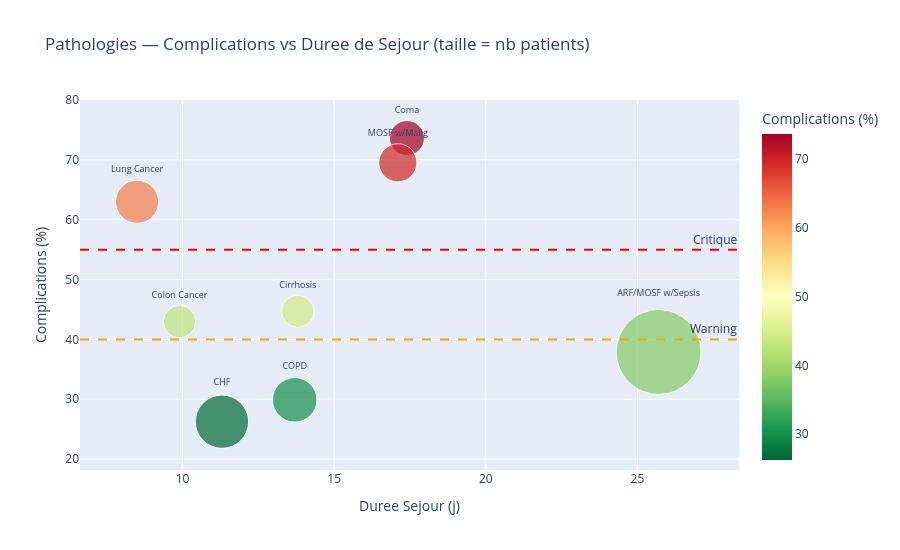

The code cell stored with this chart in its notebook:
### Code cell
# ── Bubble Chart pathologies : complications vs duree vs cout
path_df = pd.DataFrame(kpis_path)
fig_b = px.scatter(path_df,
    x='duree_sejour_moy_j', y='taux_complication_pct',
    size='n_patients', color='taux_complication_pct',
    color_continuous_scale='RdYlGn_r',
    hover_name='pathologie', hover_data={'cout_moyen_eur':True,'n_patients':True},
    text='pathologie', size_max=60,
    title='Pathologies — Complications vs Duree de Sejour (taille = nb patients)',
    labels={'duree_sejour_moy_j':'Duree Sejour (j)','taux_complication_pct':'Complications (%)'})
fig_b.update_traces(textposition='top center', textfont_size=9)
fig_b.add_hline(y=ALERT_THRESHOLDS['taux_complication_pct']['warning'],
    line_dash='dash', line_color='orange', annotation_text='Warning')
fig_b.add_hline(y=ALERT_THRESHOLDS['taux_complication_pct']['critical'],
    line_dash='dash', line_color='red', annotation_text='Critique')
fig_b.update_layout(height=550, paper_bgcolor='white')
fig_b.show()

### Figure 1 — Plotly figure (JSON) as saved in the notebook; plotly's stock layout.template omitted (floating-point values rounded to 4 significant figures)
{"data": [{"customdata": [[21860.0, 596.0], [21860.0, 712.0], [11400.0, 908.0], [18660.0, 508.0], [12950.0, 512.0], [32030.0, 3515.0], [18410.0, 967.0], [15860.0, 1387.0]], "hovertemplate": "<b>%{hovertext}</b><br><br>Duree Sejour (j)=%{x}<br>Complications (%)=%{marker.color}<br>n_patients=%{customdata[1]}<br>pathologie=%{text}<br>cout_moyen_eur=%{customdata[0]}<extra></extra>", "hovertext": ["Coma", "MOSF w/Malig", "Lung Cancer", "Cirrhosis", "Colon Cancer", "ARF/MOSF w/Sepsis", "COPD", "CHF"], "legendgroup": "", "marker": {"color": [73.66, 69.52, 63.0, 44.69, 42.97, 37.89, 29.89, 26.24], "coloraxis": "coloraxis", "size": [596, 712, 908, 508, 512, 3515, 967, 1387], "sizemode": "area", "sizeref": 0.9764, "symbol": "circle"}, "mode": "markers+text", "name": "", "orientation": "v", "showlegend": false, "text": ["Coma", "MOSF w/Malig", "Lung Cancer", "Cirrhosis", "Colon Cancer", "ARF/MOSF w/Sepsis", "COPD", "CHF"], "textfont": {"size": 9}, "textposition": "top center", "type": "scatter", "x": [17.4, 17.1, 8.5, 13.8, 9.9, 25.7, 13.7, 11.3], "xaxis": "x", "y": [73.66, 69.52, 63.0, 44.69, 42.97, 37.89, 29.89, 26.24], "yaxis": "y"}], "layout": {"annotations": [{"showarrow": false, "text": "Warning", "x": 1, "xanchor": "right", "xref": "x domain", "y": 40, "yanchor": "bottom", "yref": "y"}, {"showarrow": false, "text": "Critique", "x": 1, "xanchor": "right", "xref": "x domain", "y": 55, "yanchor": "bottom", "yref": "y"}], "coloraxis": {"colorbar": {"title": {"text": "Complications (%)"}}, "colorscale": [[0, "rgb(0,104,55)"], [0.1, "rgb(26,152,80)"], [0.2, "rgb(102,189,99)"], [0.3, "rgb(166,217,106)"], [0.4, "rgb(217,239,139)"], [0.5, "rgb(255,255,191)"], [0.6, "rgb(254,224,139)"], [0.7, "rgb(253,174,97)"], [0.8, "rgb(244,109,67)"], [0.9, "rgb(215,48,39)"], [1, "rgb(165,0,38)"]]}, "height": 550, "legend": {"itemsizing": "constant", "tracegroupgap": 0}, "paper_bgcolor": "white", "shapes": [{"line": {"color": "orange", "dash": "dash"}, "type": "line", "x0": 0, "x1": 1, "xref": "x domain", "y0": 40, "y1": 40, "yref": "y"}, {"line": {"color": "red", "dash": "dash"}, "type": "line", "x0": 0, "x1": 1, "xref": "x domain", "y0": 55, "y1": 55, "yref": "y"}], "title": {"text": "Pathologies — Complications vs Duree de Sejour (taille = nb patients)"}, "xaxis": {"anchor": "y", "domain": [0, 1], "title": {"text": "Duree Sejour (j)"}}, "yaxis": {"anchor": "x", "domain": [0, 1], "title": {"text": "Complications (%)"}}}}
